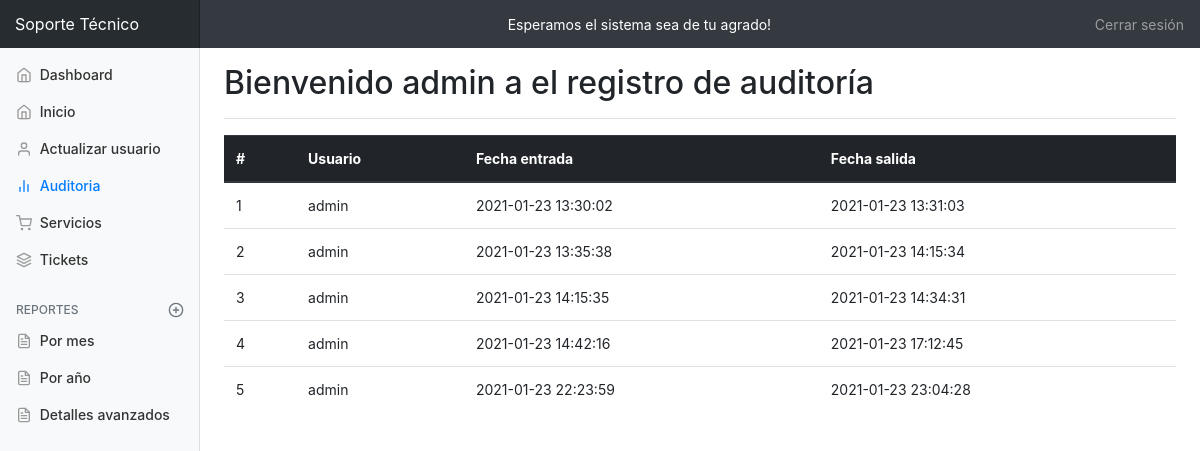
Before: /administrador/auditoria.php (signed in) with the older database file.
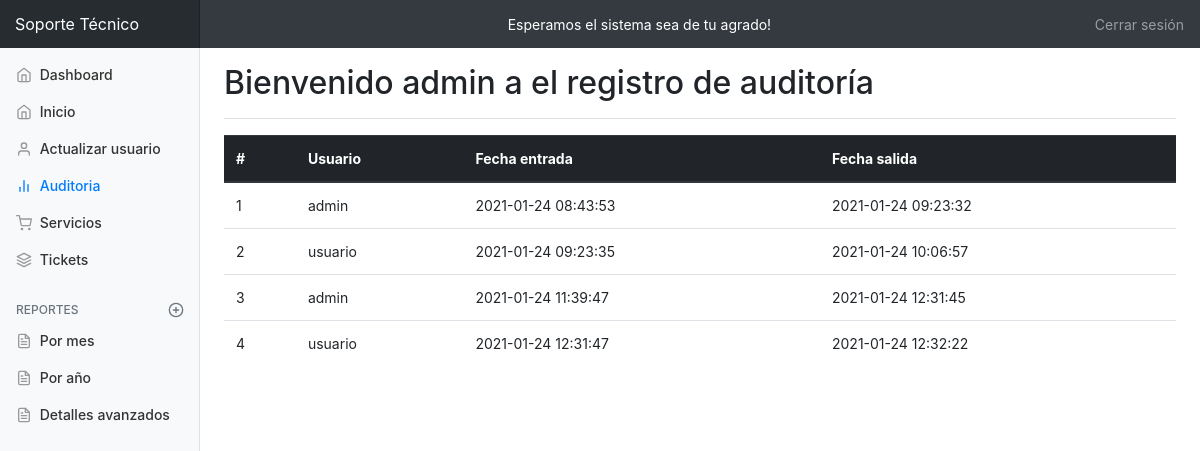
After: the same page with the newer database file.
### tables this page shows
CREATE TABLE `auditoria` (
  `id` int(11) NOT NULL,
  `id_usuario` int(11) NOT NULL,
  `fecha_entrada` varchar(150) NOT NULL,
  `fecha_salida` varchar(150) NOT NULL
);

CREATE TABLE `usuario` (
  `id_usuario` int(11) NOT NULL,
  `nombre` varchar(250) NOT NULL,
  `apellido` varchar(250) NOT NULL,
  `correo` varchar(250) NOT NULL,
  `contraseña` varchar(250) NOT NULL,
  `permiso` varchar(50) NOT NULL,
  `telefono_fijo` varchar(150) NOT NULL,
  `telefono_cel` varchar(150) NOT NULL,
  `direccion` text NOT NULL
);

### administrador/auditoria.php (the view, shortened to what this page needs)
<!doctype html>
<html lang="es">
<?php
require_once '../php/conexion.php';
?>
<head>
    <link href="../assets/css/bootstrap.min.css" rel="stylesheet">
    <link href="../assets/css/font-awesome-4.6.3/css/font-awesome.min.css" rel="stylesheet" type="text/css" />
    <link href="../assets/css/admin.css" rel="stylesheet">
</head>
<body>
    <nav class="navbar navbar-dark sticky-top bg-dark flex-md-nowrap p-0">
        <a class="navbar-brand col-sm-3 col-md-2 mr-0" href="admin.php">Soporte Técnico</a>
        <marquee behavior="" direction="" class="text-white">Esperamos el sistema sea de tu agrado!</marquee>
        <ul class="navbar-nav px-3">
            <li class="nav-item text-nowrap">
                <a class="nav-link" href="../php/logout.php">Cerrar sesión</a>
            </li>
        </ul>
    </nav>
    <div class="container-fluid">
        <div class="row">
            <nav class="col-md-2 d-none d-md-block bg-light sidebar">
                <div class="sidebar-sticky">
                    <ul class="nav flex-column">
                        <li class="nav-item">
                            <a class="nav-link" href="#">
                                <span data-feather="home"></span>
                                Dashboard
                            </a>
                        </li>
                        <li class="nav-item">
                            <a class="nav-link " href="admin.php">
                                <span data-feather="home"></span>
                                Inicio
                            </a>
                        </li>
                        <li class="nav-item">
                            <a class="nav-link" href="actualizar_usuario.php">
                                <span data-feather="user"></span>
                                Actualizar usuario
                            </a>
                        </li>
                        <li class="nav-item">
                            <a class="nav-link active" href="auditoria.php">
                                <span data-feather="bar-chart-2"></span>
                                Auditoria <span class="sr-only">(current)</span>
                            </a>
                        </li>
                        <li class="nav-item">
                            <a class="nav-link" href="#">
                                <span data-feather="shopping-cart"></span>
                                Servicios
                            </a>
                        </li>
                        <li class="nav-item">
                        <?php
                            if ($_SESSION['permiso'] == 'admin') {
                            ?>
                                <a class="nav-link" href="consultar_ticket.php">
                                <?php
                            }else{
                                ?>
                                <a class="nav-link" href="añadir_ticket.php">
                                <?php
                            }
                                ?>
                                <span data-feather="layers"></span>
                                Tickets
                            </a>
                        </li>
                    </ul>
                    <h6 class="sidebar-heading d-flex justify-content-between align-items-center px-3 mt-4 mb-1 text-muted">
                        <span>Reportes</span>
                        <a class="d-flex align-items-center text-muted" href="#">
                            <span data-feather="plus-circle"></span>
                        </a>
                    </h6>
                    <ul class="nav flex-column mb-2">
                        <li class="nav-item">
                            <a class="nav-link" href="#">
                                <span data-feather="file-text"></span>
                                Por mes
                            </a>
                        </li>
                        <li class="nav-item">
                            <a class="nav-link" href="#">
                                <span data-feather="file-text"></span>
                                Por año
                            </a>
                        </li>
                        <li class="nav-item">
                            <a class="nav-link" href="#">
                                <span data-feather="file-text"></span>
                                Detalles avanzados
                            </a>
                        </li>
                    </ul>
                </div>
            </nav>
            <main role="main" class="col-md-9 ml-sm-auto col-lg-10 pt-3 px-4">
                <div class="d-flex justify-content-between flex-wrap flex-md-nowrap align-items-center pb-2 mb-3 border-bottom">
                    <h1 class="h2">Bienvenido <?= $_SESSION['nombre'] ?> a el registro de auditoría</h1>
                </div>
                <table class="table">
                    <thead class="thead-dark">
                        <tr>
                            <th>#</th>
                            <th>Usuario</th>
                            <th>Fecha entrada</th>
                            <th>Fecha salida</th>
                        </tr>
                    </thead>
                    <tbody>
                        <?php
                        $num = 1;
                        $query = "SELECT a.id_usuario, a.fecha_entrada, a.fecha_salida, b.id_usuario, b.nombre FROM auditoria as a INNER JOIN usuario as b ON a.id_usuario = b.id_usuario";
                        $result = mysqli_query($dbconn, $query) or die(mysqli_error($dbconn));
                        while ($data = mysqli_fetch_assoc($result)) {
                        ?>
                            <tr>
                                <td><?= $num ?></td>
                                <td><?= $data['nombre']?></td>
                                <td><?= $data['fecha_entrada'] ?></td>
                                <td><?= $data['fecha_salida'] ?></td>
                            </tr>
                        <?php
                            $num++;
                        }
                        ?>
                    </tbody>
                </table>
            </main>
        </div>
    </div>
</body>
</html>

### assets/css/admin.css (style rules this page uses)
body { font-size: .875rem; }
.feather { width: 16px; height: 16px; vertical-align: text-bottom; }
.sidebar { position: fixed; top: 0; bottom: 0; left: 0; z-index: 100; padding: 0; box-shadow: inset -1px 0 0 rgba(0, 0, 0, .1); }
.sidebar-sticky { position: -webkit-sticky; position: sticky; top: 48px; height: calc(100vh - 48px); padding-top: .5rem; overflow-x: hidden; overflow-y: auto; }
.sidebar .nav-link { font-weight: 500; color: #333; }
.sidebar .nav-link .feather { margin-right: 4px; color: #999; }
.sidebar .nav-link.active { color: #007bff; }
.sidebar .nav-link:hover .feather, .sidebar .nav-link.active .feather { color: inherit; }
.sidebar-heading { font-size: .75rem; text-transform: uppercase; }
.navbar-brand { padding-top: .75rem; padding-bottom: .75rem; font-size: 1rem; background-color: rgba(0, 0, 0, .25); box-shadow: inset -1px 0 0 rgba(0, 0, 0, .25); }
.border-bottom { border-bottom: 1px solid #e5e5e5; }

Changed rows visible on the page:
removed auditoria: id_usuario.nombre "admin", fecha_entrada "2021-01-23 13:30:02", fecha_salida "2021-01-23 13:31:03"
removed auditoria: id_usuario.nombre "admin", fecha_entrada "2021-01-23 13:35:38", fecha_salida "2021-01-23 14:15:34"
removed auditoria: id_usuario.nombre "admin", fecha_entrada "2021-01-23 14:15:35", fecha_salida "2021-01-23 14:34:31"
removed auditoria: id_usuario.nombre "admin", fecha_entrada "2021-01-23 14:42:16", fecha_salida "2021-01-23 17:12:45"
removed auditoria: id_usuario.nombre "admin", fecha_entrada "2021-01-23 22:23:59", fecha_salida "2021-01-23 23:04:28"
added auditoria: id_usuario.nombre "admin", fecha_entrada "2021-01-24 08:43:53", fecha_salida "2021-01-24 09:23:32"
added auditoria: id_usuario.nombre "usuario", fecha_entrada "2021-01-24 09:23:35", fecha_salida "2021-01-24 10:06:57"
added auditoria: id_usuario.nombre "admin", fecha_entrada "2021-01-24 11:39:47", fecha_salida "2021-01-24 12:31:45"
added auditoria: id_usuario.nombre "usuario", fecha_entrada "2021-01-24 12:31:47", fecha_salida "2021-01-24 12:32:22"
